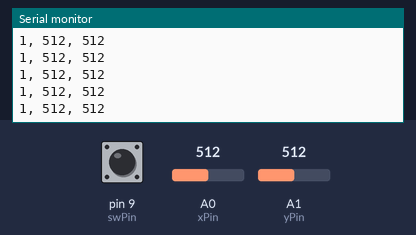
The sketch below on a simulated Arduino Uno, built with avr-gcc and run on an emulated ATmega328P. Parts: the last lines printed to the serial monitor. The test bench sets the inputs (shaded band); at power-on: A0 (xPin) = 512, A1 (yPin) = 512, pin 9 (swPin) HIGH.

Above: at 1.2 s.
1.3 s: A0 (xPin) set to 716
At 2.2 s:
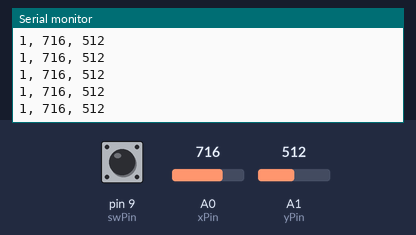
2.8 s: A1 (yPin) set to 716
At 3.4 s:
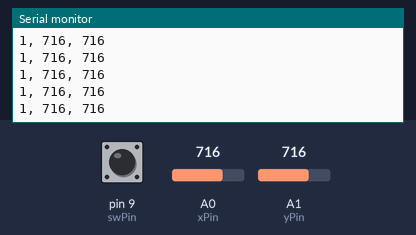
4.3 s: A0 (xPin) set to 1023
At 5.3 s:
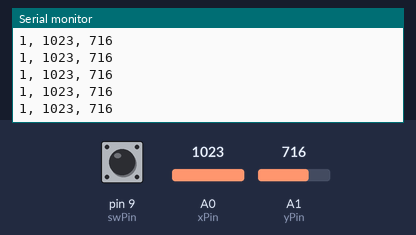
7.3 s: pin 9 (swPin) pulled LOW for 0.15 s
8.9 s: A1 (yPin) set to 900
At 9.5 s:
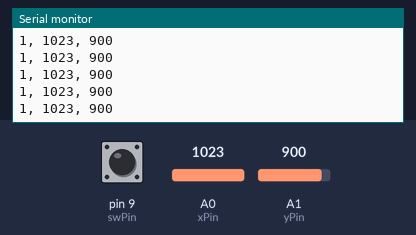
10.4 s: pin 9 (swPin) pulled LOW for 1 s
At 10.9 s:
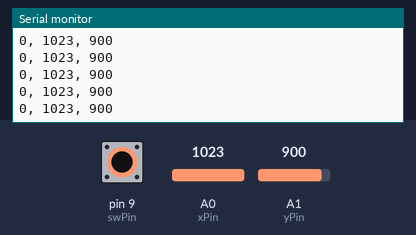
Timing chart, 0 to 13.4 s (numbered marks = the images above; inputs shaded):
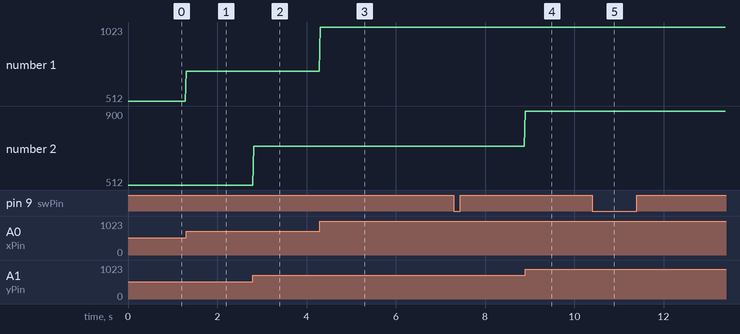

The sketch:

arduinoPingPong.ino
```cpp
const int swPin = 9;
const int xPin = A0;
const int yPin = A1;

int switchState;
int xDir;
int yDir;
int delayTime = 20;


void setup() {
  Serial.begin(115200);

  pinMode(swPin, INPUT);
  pinMode(xPin, INPUT);
  pinMode(yPin, INPUT);
  digitalWrite(swPin, HIGH);

}


void loop() {
  switchState = digitalRead(swPin);
  xDir = analogRead(xPin);
  yDir = analogRead(yPin);

  Serial.print(switchState);
  Serial.print(", ");
  Serial.print(xDir);
  Serial.print(", ");
  Serial.println(yDir);
  delay(delayTime);

}
```

Measured:
- after the input at 1.3 s, the serial monitor: prints a new line at once (image 1)
- after the input at 2.8 s, the serial monitor: prints a new line at once (image 2)
- after the input at 4.3 s, the serial monitor: prints a new line at once (image 3)
- after the input at 8.9 s, the serial monitor: prints a new line at once (image 4)
- after the input at 10.4 s, the serial monitor: prints a new line at once (image 5)
- plotted number 1: 512 → 716 after the input at 1.3 s, 716 → 1023 after the input at 4.3 s
- plotted number 2: 716 → 900 after the input at 8.9 s
